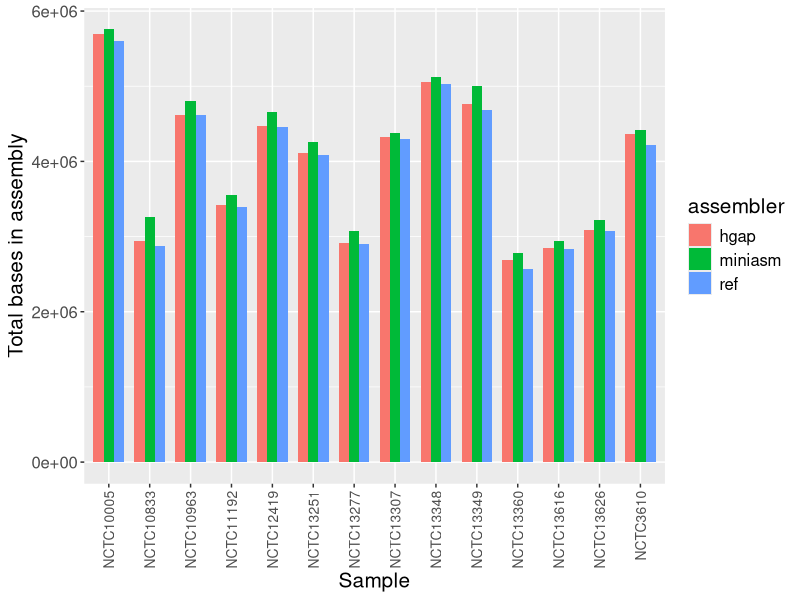
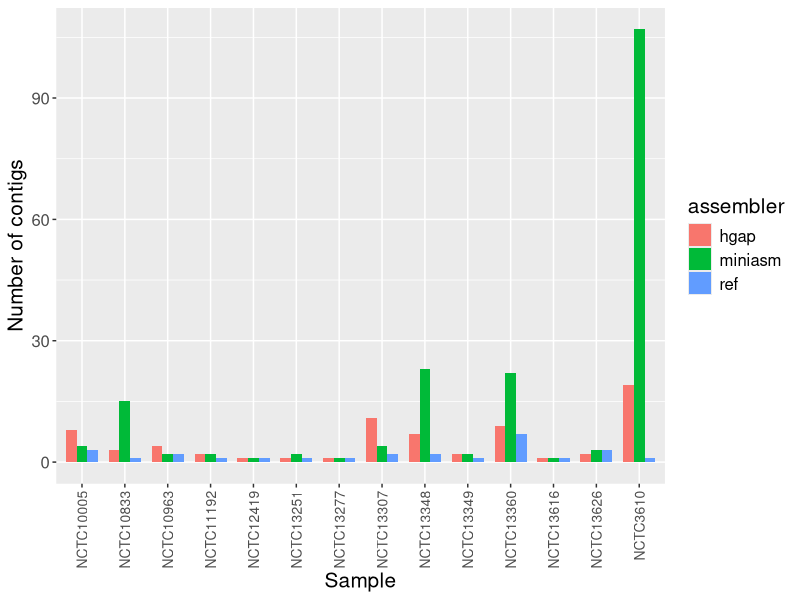
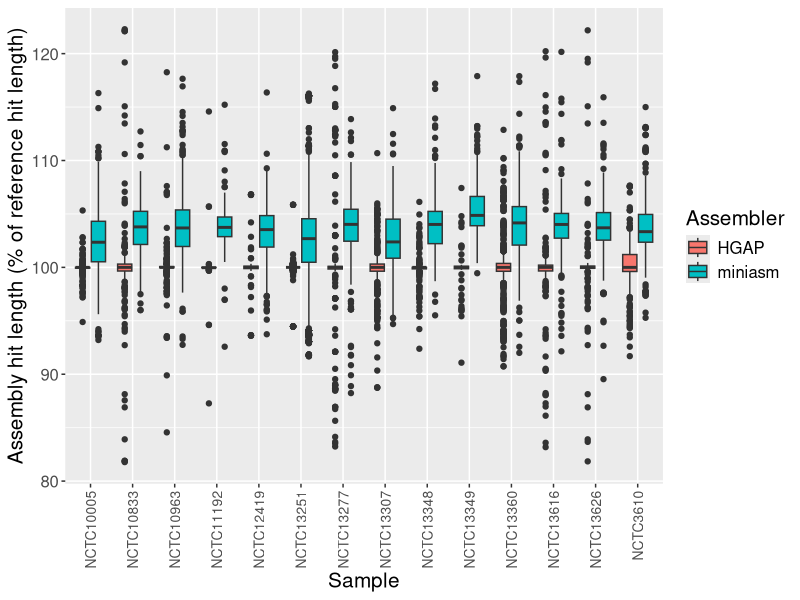
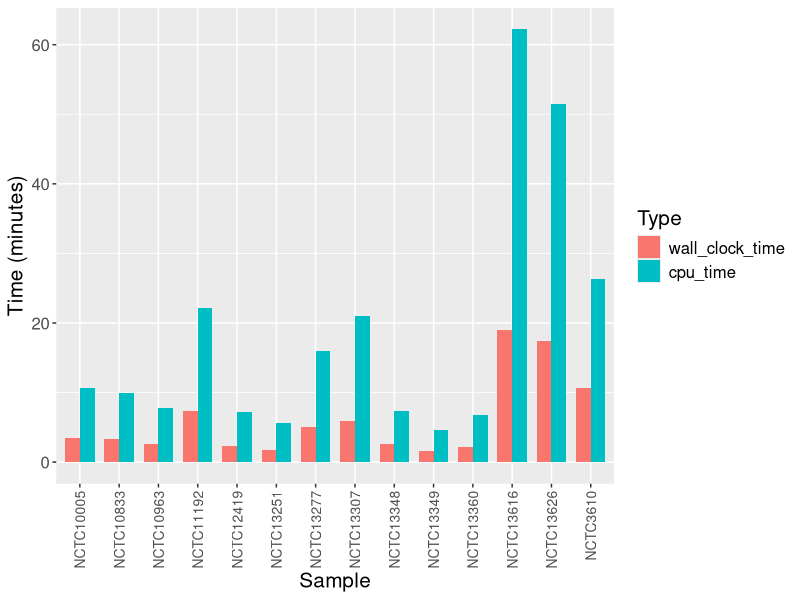
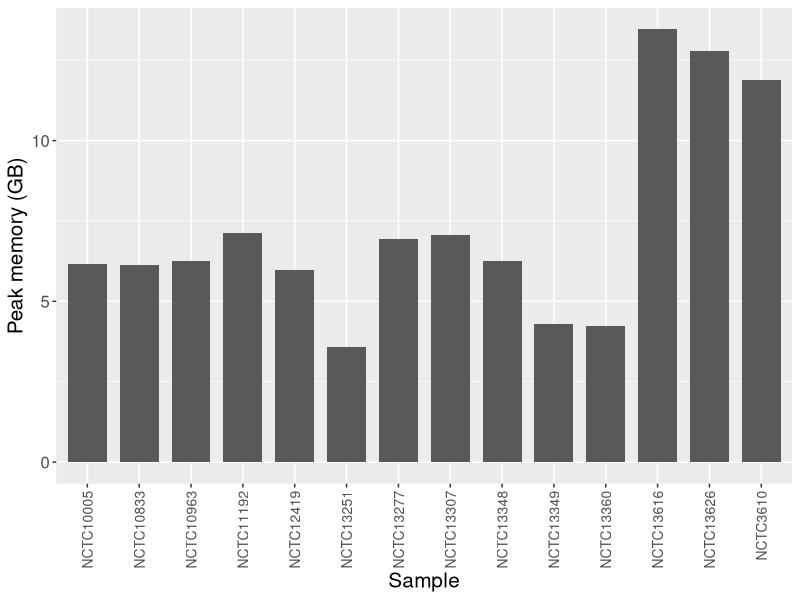
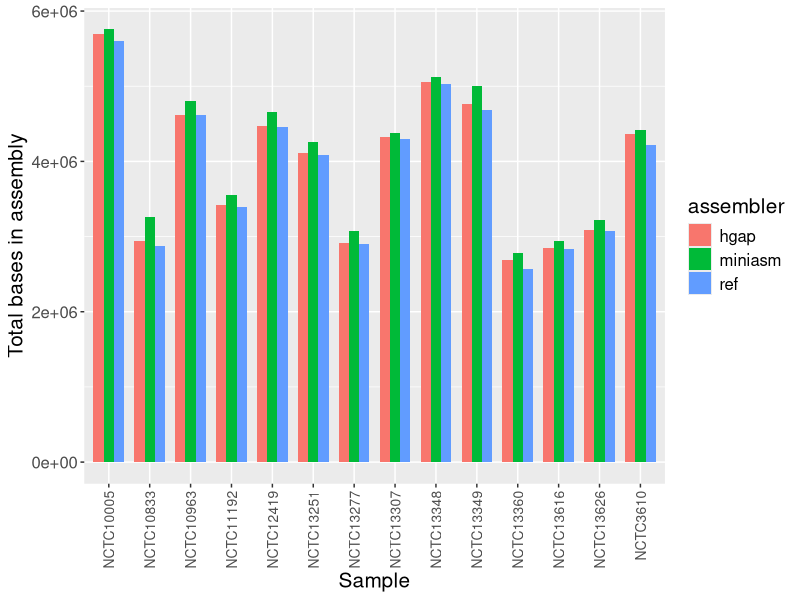
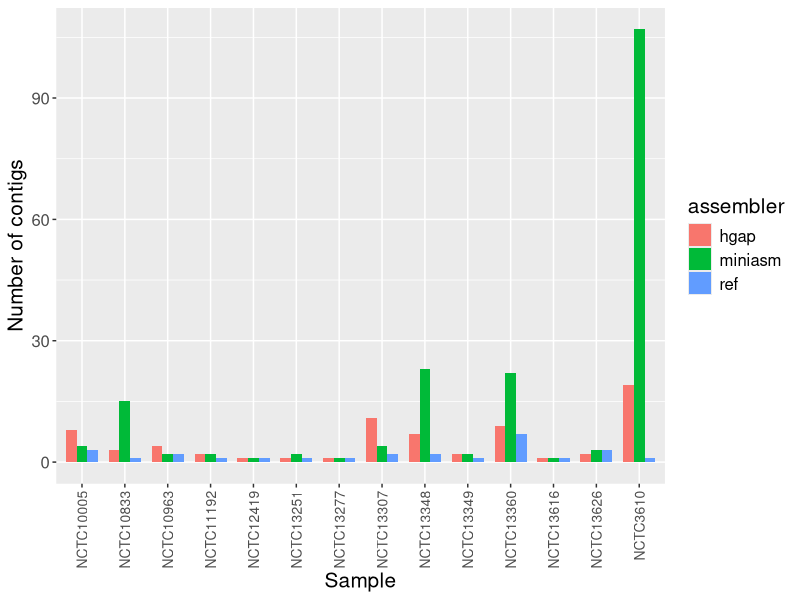
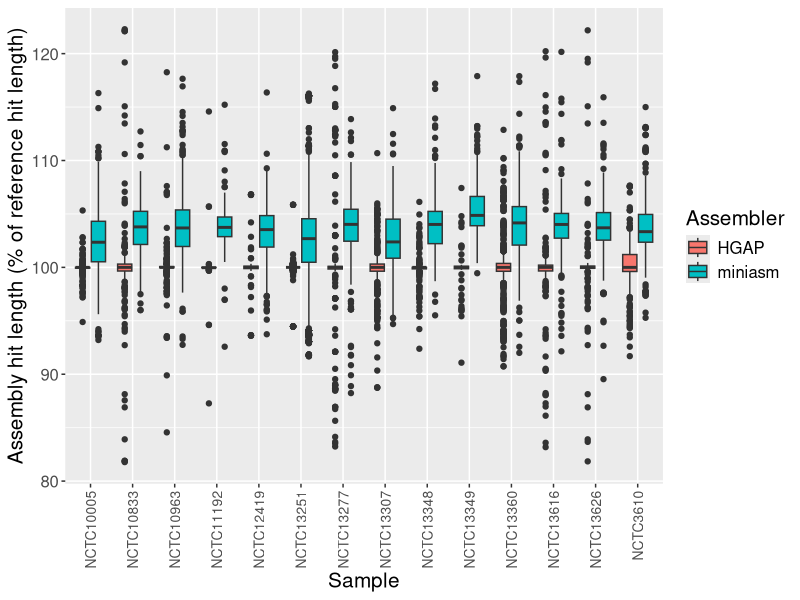

Write the R code that produced these figures, in order.
#!/usr/bin/env Rscript

library(ggplot2)

a=read.csv(file="miniasm_v_hgap.assembly_stats.tsv", sep="\t", header=TRUE)

t = theme(text=element_text(size=15), axis.text.x = element_text(angle=90, vjust=0.5, hjust=1,size=10))

ggplot(data=a) +
  geom_bar(aes(x=sample,y=total_length,fill=assembler), stat="identity", width=0.75, position=position_dodge()) +
  t +
  xlab("Sample") +
  ylab("Total bases in assembly")
ggsave("miniasm_v_hgap_analysis.plot.total_bases_compare.png")



ggplot(data=a) +
  geom_bar(aes(x=sample,y=number,fill=assembler), stat="identity", width=0.75, position=position_dodge()) +
  t +
  xlab("Sample") +
  ylab("Number of contigs")
ggsave("miniasm_v_hgap_analysis.plot.number_of_contigs.png")



a=read.csv(file="miniasm_v_hgap.hit_length_compare.tsv", sep="\t", header=TRUE)

ggplot(data=a) +
  geom_boxplot(aes(x=Sample,y=Length_ratio, fill=Assembler)) +
  t +
  xlab("Sample") +
  ylab("Assembly hit length (% of reference hit length)")
ggsave("miniasm_v_hgap_analysis.plot.hit_length_ratio.png")




library(reshape)
a=read.csv(file="miniasm.resources.tsv", sep="\t", header=TRUE)
a=melt(a, id.vars="Sample")
time_data = subset(a, variable %in% c("cpu_time", "wall_clock_time"))
colnames(time_data)[2] = "Type"
colnames(time_data)[3] = "Time"
time_data$Time = time_data$Time / 60
ggplot(data=time_data) +
  geom_bar(aes(x=Sample, y=Time, fill=Type), stat="identity", width=0.75, position=position_dodge()) +
  t +
  xlab("Sample") +
  ylab("Time (minutes)")
ggsave("miniasm.resources.run_time.png")


mem = subset(a, variable %in% c("max_memory"))
ggplot(data=mem) +
  geom_bar(aes(x=Sample, y=value), stat="identity", width=0.75) +
  t +
  xlab("Sample") +
  ylab("Peak memory (GB)")
ggsave("miniasm.resources.memory.png")
